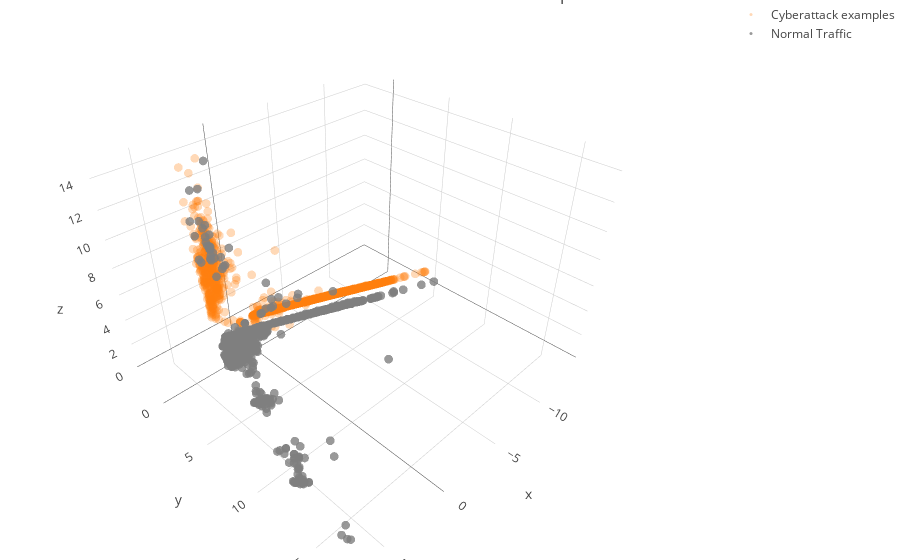

Notebook cell for this chart:
### Code cell
# Graphing 3-D reduced data
marker_pos = dict(size=3, symbol='circle',
                  #color='rgb(127, 127, 127)',
                  color = 'rgb(255, 127, 14)',
                  #line=dict(width=1, color='rgba(217, 217, 217, 0.14)'),
                  opacity=0.3)
marker_neg = dict(size=3, symbol='circle',
                  color='rgb(127, 127, 127)',
                  #line=dict(color='rgb(204, 204, 204)',width=0.5),
                  opacity=0.8)

# Store data and associated marker info in "traces"
trace1 = go.Scatter3d(x = atk_dat[:,0], y=atk_dat[:,1], z=atk_dat[:,2],
                    mode = 'markers',
                     marker = marker_pos,
                     name = 'Cyberattack examples')

trace2 = go.Scatter3d(x = norm_dat[:,0], y=norm_dat[:,1], z=norm_dat[:,2],
                    mode = 'markers',
                     marker = marker_neg,
                     name = 'Normal Traffic')
data_plotly=[trace1, trace2]

layout = go.Layout(
    margin=dict(
        l=0,
        r=0,
        b=0,
        t=0
    ),
    title = 'Scania Truck Data Reduced to 3 Components',
    xaxis = dict(title = 'PC1', titlefont = dict(size=18)),
    yaxis = dict(title = 'PC2', titlefont = dict(size=18)),
    #zaxis = dict(title = 'PC3', titlefont = dict(size=18))
)
fig = go.Figure(data=data_plotly, layout=layout)
py.offline.iplot(fig, filename='simple-3d-scatter')

### Figure 1 — Plotly figure (JSON) as saved in the notebook; plotly's stock layout.template omitted (floating-point values rounded to 4 significant figures; data arrays with more than 128 entries replaced by an {"elided": "..."} marker saying what was removed)
{"data": [{"marker": {"color": "rgb(255, 127, 14)", "opacity": 0.3, "size": 3, "symbol": "circle"}, "mode": "markers", "name": "Cyberattack examples", "type": "scatter3d", "uid": "5960675a-fc39-11e8-a790-f218983fc664", "x": {"elided": "2500 float values"}, "y": {"elided": "2500 float values"}, "z": {"elided": "2500 float values"}}, {"marker": {"color": "rgb(127, 127, 127)", "opacity": 0.8, "size": 3, "symbol": "circle"}, "mode": "markers", "name": "Normal Traffic", "type": "scatter3d", "uid": "5964a7d4-fc39-11e8-844e-f218983fc664", "x": {"elided": "2500 float values"}, "y": {"elided": "2500 float values"}, "z": {"elided": "2500 float values"}}], "layout": {"margin": {"b": 0, "l": 0, "r": 0, "t": 0}, "title": "Scania Truck Data Reduced to 3 Components", "xaxis": {"title": "PC1", "titlefont": {"size": 18}}, "yaxis": {"title": "PC2", "titlefont": {"size": 18}}}}
